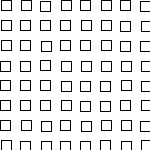
Frame 1 (no input)
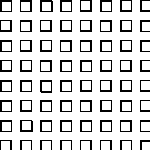
Frame 60 (the mouse pressed at the canvas centre just before this capture)
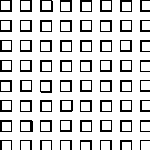
Frame 120 (the mouse held since frame 60 and released just before this capture)

The Processing sketch that drew these frames (run headless with seeded random() and noise(); from frame 60 on, the mouse is pressed at the canvas centre):

// Processing sketch: lesson_04_2_ani_tateyoko
// ── lesson_04_2_ani_tateyoko.pde
//座標位置を変えるアニメーション

void setup(){
  size(150,150);
  colorMode(RGB,100);
  background(100);
}

void draw(){
  for(int x = 0; x < width; x+=20){
    for(int y = 0; y <height; y+=20){
      rect(x+random(2),y+random(2),10,10);
    }
  }
}
